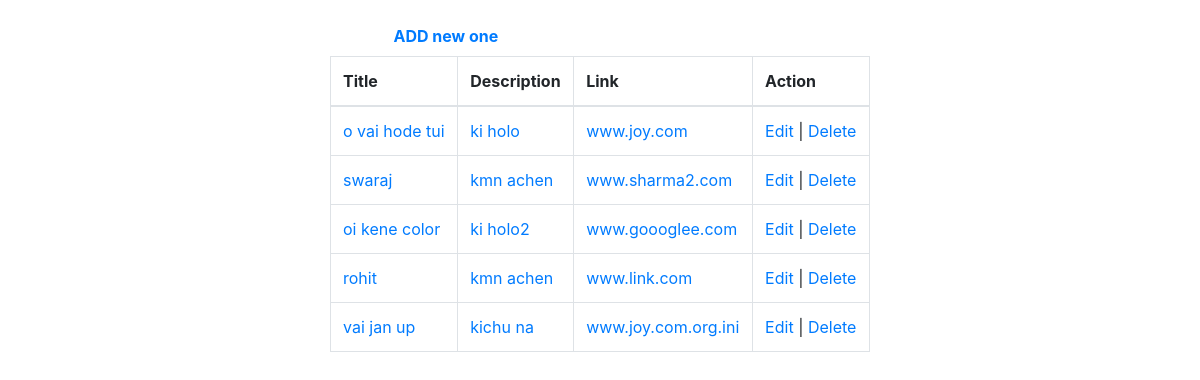
The app's page /uploads/admin/pages/index.php with its own data.
### tables this page shows
CREATE TABLE `page` (
  `id` int(11) NOT NULL,
  `title` varchar(255) NOT NULL,
  `description` text NOT NULL,
  `link` varchar(255) NOT NULL
);

### uploads/admin/pages/index.php (the view, shortened to what this page needs)
<?php
$conn = new PDO("mysql:host=localhost;dbname=banners", "root","");
$conn->setAttribute(PDO::ATTR_ERRMODE, PDO::ERRMODE_EXCEPTION);
$query = "SELECT * FROM `page` ";
$stmt = $conn->prepare($query);
$result = $stmt->execute();
$pages = $stmt->fetchAll();
?>
<!doctype html>
<html lang="en">
<head>
    <link rel="stylesheet" href="https://stackpath.bootstrapcdn.com/bootstrap/4.3.1/css/bootstrap.min.css">
</head>
<body>
<section>
    <div class="container">
        <div class="row justify-content-center">
            <div class="col-5">
                <ul class="nav">
                    <li class="nav-item font-weight-bolder">
                        <a class="nav-link" href="create.php">ADD new one</a>
                    </li>
                </ul>
            </div>
        </div>
    </div>
</section>
<section>
    <div class="container">
        <div class="row justify-content-center">
            <div class="col-6">
                <table class="table table-bordered">
                    <thead>
                    <tr>
                        <th scope="col">Title</th>
                        <th scope="col">Description</th>
                        <th scope="col">Link</th>
                        <th scope="col">Action</th>
                    </tr>
                    </thead>
                    <tbody>
                    <?php
                    foreach ($pages as $page):
                    ?>
                    <tr>
                        <td><a href="show.php?id=<?= $page['id'];?>"><?= $page['title'];?></a></td>
                        <td><a href="show.php?id=<?= $page['id'];?>"><?= $page['description'];?></a></td>
                        <td><a href="show.php?id=<?= $page['id'];?>"><?= $page['link'];?></a></td>
                        <td><a href="edit.php?id=<?= $page['id'];?>">Edit</a> | <a href="delete.php?id=<?= $page['id'];?>" onclick="return confirm('Delete gori bina?')" >Delete</a> </td>
                    </tr>
                    <?php
                    endforeach;
                    ?>
                    </tbody>
                </table>
            </div>
        </div>
    </div>
</section>
</body>
</html>

### records on screen
page: title "o vai hode tui", description "ki holo", link "www.joy.com"
page: title "swaraj", description "kmn achen", link "www.sharma2.com"
page: title "oi kene color", description "ki holo2", link "www.goooglee.com"
page: title "rohit", description "kmn achen", link "www.link.com"
page: title "vai jan up", description "kichu na", link "www.joy.com.org.ini"
